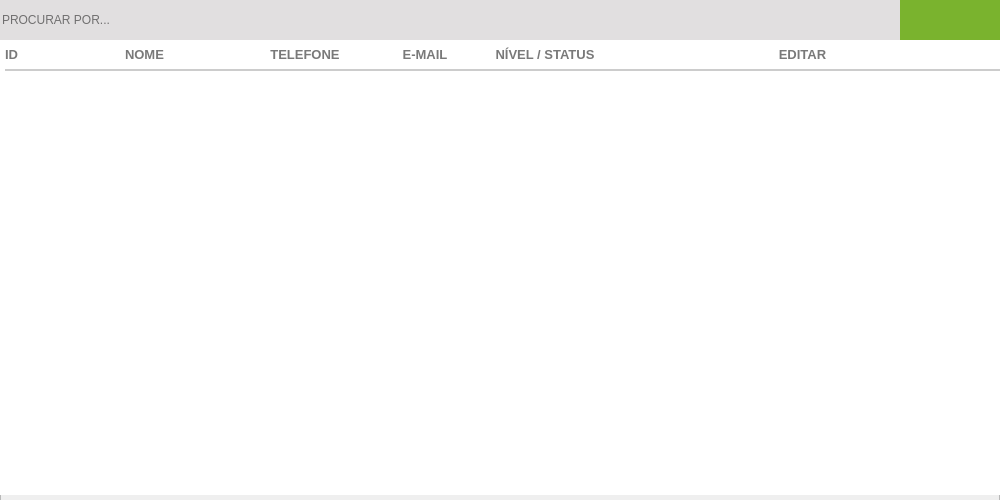
<?xml version="1.0" encoding="UTF-8"?>
<ui version="4.0">
 <class>ct_Usuario</class>
 <widget class="QFrame" name="ct_Usuario">
  <property name="geometry">
   <rect>
    <x>0</x>
    <y>0</y>
    <width>1000</width>
    <height>500</height>
   </rect>
  </property>
  <property name="windowTitle">
   <string>Frame</string>
  </property>
  <widget class="QFrame" name="fr_Usurio">
   <property name="geometry">
    <rect>
     <x>0</x>
     <y>0</y>
     <width>1000</width>
     <height>5000</height>
    </rect>
   </property>
   <property name="frameShape">
    <enum>QFrame::StyledPanel</enum>
   </property>
   <property name="frameShadow">
    <enum>QFrame::Raised</enum>
   </property>
   <widget class="QTableWidget" name="tb_Usuario">
    <property name="geometry">
     <rect>
      <x>0</x>
      <y>40</y>
      <width>1000</width>
      <height>455</height>
     </rect>
    </property>
    <property name="cursor" stdset="0">
     <cursorShape>PointingHandCursor</cursorShape>
    </property>
    <property name="focusPolicy">
     <enum>Qt::WheelFocus</enum>
    </property>
    <property name="styleSheet">
     <string notr="true">QTableView{
color: #797979;
font-weight: bold;
font-size: 13px;
background: #FFF;
padding: 0 0 0 5px;
}
QHeaderView:section{
background: #FFF;
padding: 5px 0 ;
font-size: 13px;
font-family: &quot;Arial&quot;;
font-weight: bold;
color: #797979;
border: none;
border-bottom: 2px solid #CCC;
}
QTableView::item {
border-bottom: 2px solid #CCC;
padding: 2px;
}

</string>
    </property>
    <property name="frameShape">
     <enum>QFrame::NoFrame</enum>
    </property>
    <property name="frameShadow">
     <enum>QFrame::Plain</enum>
    </property>
    <property name="autoScrollMargin">
     <number>20</number>
    </property>
    <property name="editTriggers">
     <set>QAbstractItemView::NoEditTriggers</set>
    </property>
    <property name="tabKeyNavigation">
     <bool>false</bool>
    </property>
    <property name="showDropIndicator" stdset="0">
     <bool>false</bool>
    </property>
    <property name="dragDropOverwriteMode">
     <bool>false</bool>
    </property>
    <property name="selectionMode">
     <enum>QAbstractItemView::NoSelection</enum>
    </property>
    <property name="selectionBehavior">
     <enum>QAbstractItemView::SelectRows</enum>
    </property>
    <property name="textElideMode">
     <enum>Qt::ElideMiddle</enum>
    </property>
    <property name="showGrid">
     <bool>false</bool>
    </property>
    <property name="cornerButtonEnabled">
     <bool>false</bool>
    </property>
    <property name="rowCount">
     <number>0</number>
    </property>
    <attribute name="horizontalHeaderDefaultSectionSize">
     <number>120</number>
    </attribute>
    <attribute name="horizontalHeaderStretchLastSection">
     <bool>true</bool>
    </attribute>
    <attribute name="verticalHeaderVisible">
     <bool>false</bool>
    </attribute>
    <attribute name="verticalHeaderCascadingSectionResizes">
     <bool>true</bool>
    </attribute>
    <attribute name="verticalHeaderDefaultSectionSize">
     <number>50</number>
    </attribute>
    <column>
     <property name="text">
      <string>ID</string>
     </property>
     <property name="font">
      <font>
       <family>Segoe UI</family>
       <pointsize>10</pointsize>
       <weight>75</weight>
       <bold>true</bold>
      </font>
     </property>
     <property name="textAlignment">
      <set>AlignLeading|AlignVCenter</set>
     </property>
     <property name="background">
      <color alpha="0">
       <red>0</red>
       <green>0</green>
       <blue>0</blue>
      </color>
     </property>
     <property name="foreground">
      <brush brushstyle="SolidPattern">
       <color alpha="255">
        <red>80</red>
        <green>79</green>
        <blue>79</blue>
       </color>
      </brush>
     </property>
    </column>
    <column>
     <property name="text">
      <string>NOME</string>
     </property>
     <property name="font">
      <font>
       <family>Segoe UI</family>
       <pointsize>10</pointsize>
       <weight>75</weight>
       <bold>true</bold>
      </font>
     </property>
     <property name="textAlignment">
      <set>AlignLeading|AlignVCenter</set>
     </property>
     <property name="foreground">
      <brush brushstyle="SolidPattern">
       <color alpha="255">
        <red>80</red>
        <green>79</green>
        <blue>79</blue>
       </color>
      </brush>
     </property>
    </column>
    <column>
     <property name="text">
      <string>TELEFONE</string>
     </property>
     <property name="font">
      <font>
       <family>Segoe UI</family>
       <pointsize>10</pointsize>
       <weight>75</weight>
       <bold>true</bold>
      </font>
     </property>
     <property name="textAlignment">
      <set>AlignCenter</set>
     </property>
     <property name="foreground">
      <brush brushstyle="SolidPattern">
       <color alpha="255">
        <red>80</red>
        <green>79</green>
        <blue>79</blue>
       </color>
      </brush>
     </property>
    </column>
    <column>
     <property name="text">
      <string>E-MAIL</string>
     </property>
     <property name="font">
      <font>
       <family>Segoe UI</family>
       <pointsize>10</pointsize>
       <weight>75</weight>
       <bold>true</bold>
      </font>
     </property>
     <property name="textAlignment">
      <set>AlignCenter</set>
     </property>
     <property name="foreground">
      <brush brushstyle="SolidPattern">
       <color alpha="255">
        <red>80</red>
        <green>79</green>
        <blue>79</blue>
       </color>
      </brush>
     </property>
    </column>
    <column>
     <property name="text">
      <string>NÍVEL / STATUS</string>
     </property>
     <property name="font">
      <font>
       <family>Segoe UI</family>
       <pointsize>10</pointsize>
       <weight>75</weight>
       <bold>true</bold>
      </font>
     </property>
     <property name="textAlignment">
      <set>AlignCenter</set>
     </property>
     <property name="foreground">
      <brush brushstyle="NoBrush">
       <color alpha="255">
        <red>80</red>
        <green>79</green>
        <blue>79</blue>
       </color>
      </brush>
     </property>
    </column>
    <column>
     <property name="text">
      <string>EDITAR</string>
     </property>
     <property name="font">
      <font>
       <family>Segoe UI</family>
       <pointsize>10</pointsize>
       <weight>75</weight>
       <bold>true</bold>
      </font>
     </property>
     <property name="textAlignment">
      <set>AlignCenter</set>
     </property>
     <property name="foreground">
      <brush brushstyle="SolidPattern">
       <color alpha="255">
        <red>80</red>
        <green>79</green>
        <blue>79</blue>
       </color>
      </brush>
     </property>
    </column>
   </widget>
   <widget class="QFrame" name="fr_TopoUsuarios">
    <property name="geometry">
     <rect>
      <x>0</x>
      <y>0</y>
      <width>1000</width>
      <height>40</height>
     </rect>
    </property>
    <property name="styleSheet">
     <string notr="true">background:#E1DFE0;
border: none;</string>
    </property>
    <widget class="QPushButton" name="bt_BuscaUsurio">
     <property name="geometry">
      <rect>
       <x>830</x>
       <y>5</y>
       <width>30</width>
       <height>30</height>
      </rect>
     </property>
     <property name="font">
      <font>
       <family>Arial</family>
      </font>
     </property>
     <property name="cursor">
      <cursorShape>PointingHandCursor</cursorShape>
     </property>
     <property name="focusPolicy">
      <enum>Qt::NoFocus</enum>
     </property>
     <property name="contextMenuPolicy">
      <enum>Qt::NoContextMenu</enum>
     </property>
     <property name="toolTip">
      <string>BUSCAR</string>
     </property>
     <property name="text">
      <string/>
     </property>
    </widget>
    <widget class="QPushButton" name="bt_AddNovoUsuario">
     <property name="geometry">
      <rect>
       <x>900</x>
       <y>0</y>
       <width>100</width>
       <height>40</height>
      </rect>
     </property>
     <property name="cursor">
      <cursorShape>PointingHandCursor</cursorShape>
     </property>
     <property name="focusPolicy">
      <enum>Qt::NoFocus</enum>
     </property>
     <property name="contextMenuPolicy">
      <enum>Qt::ActionsContextMenu</enum>
     </property>
     <property name="styleSheet">
      <string notr="true">QPushButton {
background-color: #7AB32E;
 }
QPushButton:hover{
background-color: #40a286
}</string>
     </property>
     <property name="text">
      <string/>
     </property>
     <property name="iconSize">
      <size>
       <width>75</width>
       <height>35</height>
      </size>
     </property>
    </widget>
    <widget class="QLineEdit" name="tx_BuscarUsuario">
     <property name="geometry">
      <rect>
       <x>0</x>
       <y>5</y>
       <width>830</width>
       <height>30</height>
      </rect>
     </property>
     <property name="font">
      <font>
       <family>Arial</family>
      </font>
     </property>
     <property name="focusPolicy">
      <enum>Qt::ClickFocus</enum>
     </property>
     <property name="styleSheet">
      <string notr="true">QLineEdit {
color: #000
}
</string>
     </property>
     <property name="placeholderText">
      <string>PROCURAR POR...</string>
     </property>
    </widget>
    <widget class="QPushButton" name="bt_PrintRelatUsuario">
     <property name="geometry">
      <rect>
       <x>870</x>
       <y>5</y>
       <width>30</width>
       <height>30</height>
      </rect>
     </property>
     <property name="font">
      <font>
       <family>Arial</family>
      </font>
     </property>
     <property name="cursor">
      <cursorShape>PointingHandCursor</cursorShape>
     </property>
     <property name="focusPolicy">
      <enum>Qt::NoFocus</enum>
     </property>
     <property name="contextMenuPolicy">
      <enum>Qt::NoContextMenu</enum>
     </property>
     <property name="toolTip">
      <string>IMPRIMIR</string>
     </property>
     <property name="text">
      <string/>
     </property>
    </widget>
   </widget>
  </widget>
 </widget>
 <resources/>
 <connections/>
</ui>
